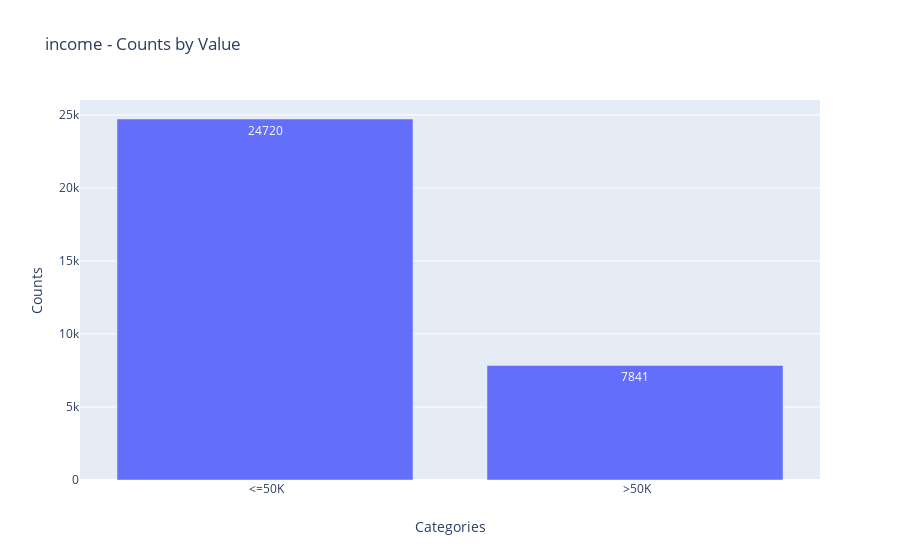

The cell this chart's notebook holds for it:
### Markdown cell above
__income (Target)__

### Code cell
# Column
col = 'income'

# Bar plot
print("Percent income <=50K:", round((adult_df.loc[adult_df[col] == \
                                    ' <=50K', col].shape[0] / adult_df.shape[0]), 3))
bar_chart(adult_df, col)

### Figure 1 — Plotly figure (JSON) as saved in the notebook; plotly's stock layout.template omitted (floating-point values rounded to 4 significant figures)
{"data": [{"text": ["24720", "7841"], "textposition": "auto", "type": "bar", "x": [" <=50K", " >50K"], "y": [24720, 7841]}], "layout": {"title": {"text": "income - Counts by Value"}, "xaxis": {"title": {"text": "Categories"}}, "yaxis": {"title": {"text": "Counts"}}}}
